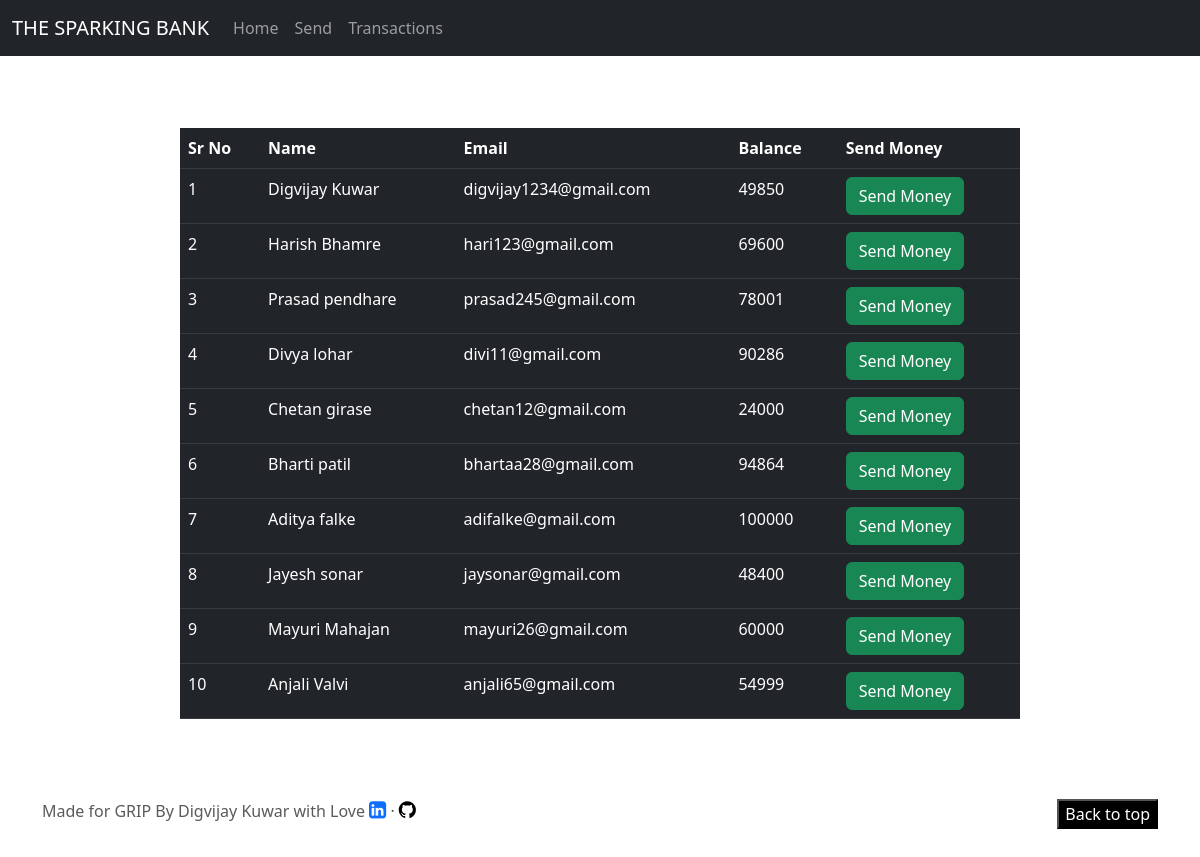
Page /send.php on the committed database.
### tables this page shows
CREATE TABLE `customers` (
  `id` int(100) NOT NULL,
  `name` varchar(100) NOT NULL,
  `email` varchar(100) NOT NULL,
  `balance` int(100) NOT NULL
);

### send.php (the view, shortened to what this page needs)
<?php include './connection.php' ?>
<!DOCTYPE html>
<html lang="en">
<head>
    <link href="https://cdn.jsdelivr.net/npm/bootstrap@5.3.0-alpha3/dist/css/bootstrap.min.css" rel="stylesheet">
    <link href="carousel.css" rel="stylesheet">
    <link rel="stylesheet" href="https://cdnjs.cloudflare.com/ajax/libs/font-awesome/4.7.0/css/font-awesome.min.css">
</head>
<body>
<header>
  <nav class="navbar navbar-expand-md navbar-dark fixed-top bg-dark">
    <div class="container-fluid">
      <a class="navbar-brand" href="index.php">THE SPARKING BANK</a>
      <div class="collapse navbar-collapse" id="navbarCollapse">
        <ul class="navbar-nav me-auto mb-2 mb-md-0">
          <li class="nav-item">
            <a class="nav-link "  href="index.php">Home</a>
          </li>
          <li class="nav-item">
            <a class="nav-link" href="send.php">Send</a>
          </li>
          <li class="nav-item">
            <a class="nav-link " href="history.php">Transactions</a>
          </li>
        </ul>
      </div>
    </div>
  </nav>
</header>
<table class="listtable table-dark table" style="width: 70%; margin: 80px auto;">
  <thead class="thead-light">
    <tr>
      <th scope="col">Sr No</th>
      <th scope="col">Name</th>
      <th scope="col">Email</th>
      <th scope="col">Balance</th>
      <th scope="col">Send Money</th>
    </tr>
  </thead>
  <tbody>
  <?php
    $sql = "SELECT * FROM customers";
    $result = mysqli_query($con, $sql);
    while($rows=mysqli_fetch_assoc($result)){
?>
    <tr>
        <td class="py-2"><?php echo $rows['id'] ?></td>
        <td class="py-2"><?php echo $rows['name']?></td>
        <td class="py-2"><?php echo $rows['email']?></td>
        <td class="py-2"><?php echo $rows['balance']?></td>
        <td><a href="confirm.php?id= <?php echo $rows['id'] ;?>"> <button type="button" class="btn btn-success">Send Money</button></a></td>
    </tr>
<?php
    }
?>
  </tbody>
</table>
<footer class="container">
    <button class="float-end"><a href="#">Back to top</a></button>
    <p>Made for GRIP By Digvijay Kuwar with Love <a href="https://www.linkedin.com/in/digvijay-kuwar-97aaa3240/"><i class="fa fa-linkedin-square" style="font-size:20px"></i></a>
      &middot; <a href="https://github.com/Digvijaykuwar"><i class="fa fa-github" style="font-size:20px; color:black;"></i>
    </a></p>
  </footer>
</body>
</html>

### carousel.css (style rules this page uses)
body { padding-top: 3rem; padding-bottom: 3rem; color: #5a5a5a; }
.float-end { background-color: black; }
.float-end>a { color: white; text-decoration: none; }

### rows in the picture
customers: id "1", name "Digvijay Kuwar", email "digvijay1234@gmail.com", balance "49850"
customers: id "2", name "Harish Bhamre", email "hari123@gmail.com", balance "69600"
customers: id "3", name "Prasad pendhare", email "prasad245@gmail.com", balance "78001"
customers: id "4", name "Divya lohar", email "divi11@gmail.com", balance "90286"
customers: id "5", name "Chetan girase", email "chetan12@gmail.com", balance "24000"
customers: id "6", name "Bharti patil", email "bhartaa28@gmail.com", balance "94864"
customers: id "7", name "Aditya falke", email "adifalke@gmail.com", balance "100000"
customers: id "8", name "Jayesh sonar", email "jaysonar@gmail.com", balance "48400"
customers: id "9", name "Mayuri Mahajan", email "mayuri26@gmail.com", balance "60000"
customers: id "10", name "Anjali Valvi", email "anjali65@gmail.com", balance "54999"
